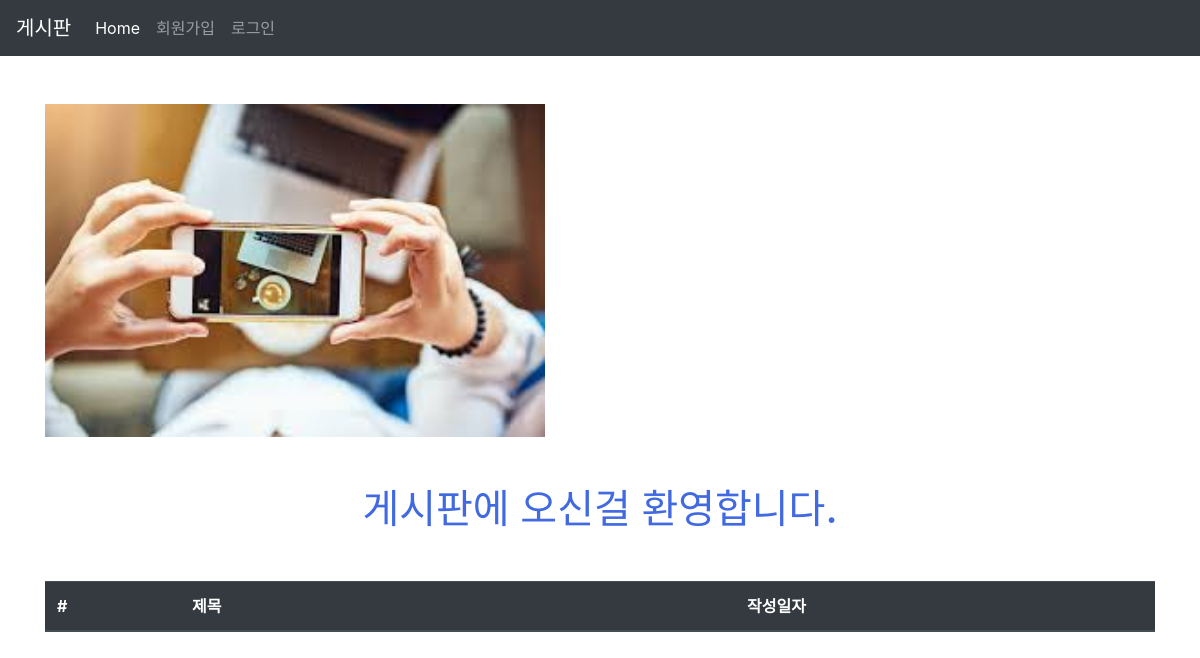
The page /articles/ on the database as committed earlier.
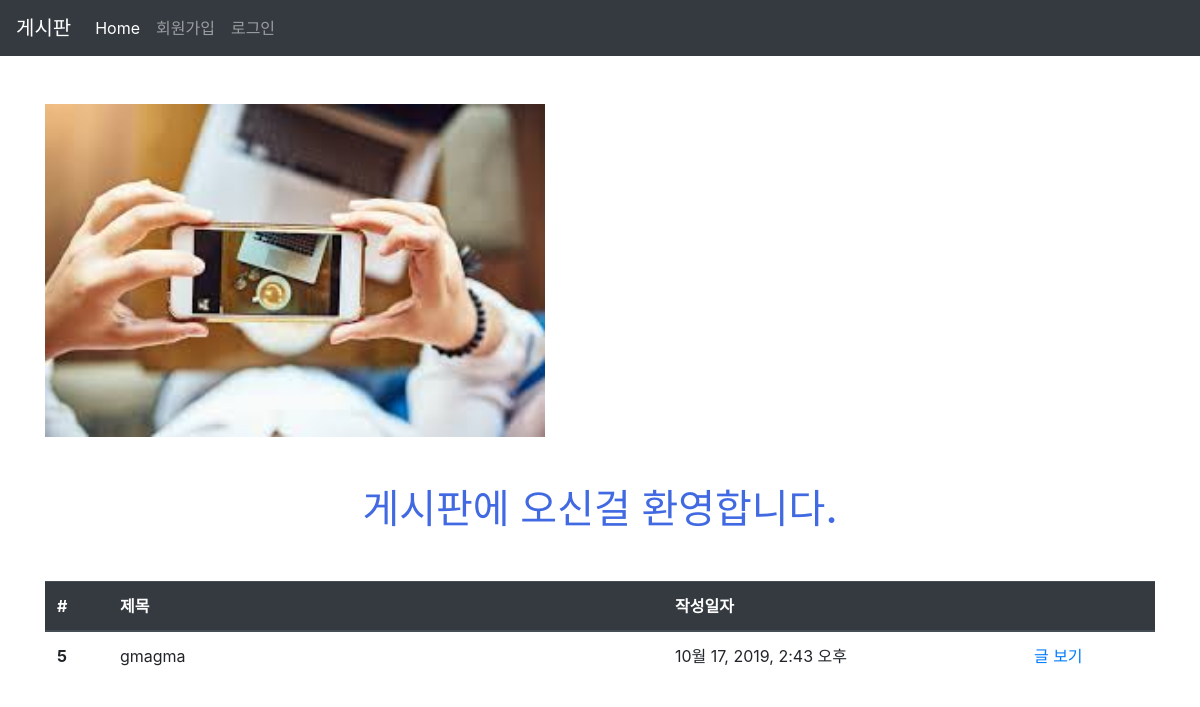
The same page on the database as committed later.
### articles/models.py (models this page shows, shortened)
class Article(models.Model):
    title = models.CharField(max_length=10)
    content = models.TextField()
    image = models.ImageField(blank=True)
    image_thumbnail = ImageSpecField(
        processors=[ResizeToFit(300, 300)],
        format='JPEG',
        options={'quality': 80}
    )
    created_at = models.DateTimeField(auto_now_add=True)
    updated_at = models.DateTimeField(auto_now=True)

### articles/views.py (the view)
# urls.py: path('', views.index, name='index'),
@require_GET
def index(request):
    articles = Article.objects.all()
    context = {
        'articles' : articles
    }
    return render(request, 'articles/index.html', context)

### articles/templates/articles/index.html (shortened to what this page needs)
{% extends 'articles/base.html' %}
{% load static %}
{% block css %}
<link rel="stylesheet" href="{% static 'articles/style.css' %}">
{% endblock %}
{% block body %}
<img src="{% static 'articles/bg.jpg'%}" alt="배경" width="500">
<h1 class="text-center my-5 title"> 게시판에 오신걸 환영합니다.</h1>
<table class="table mt-5">
    <thead class="thead-dark">
    <tr>
      <th scope="col">#</th>
      <th scope="col">제목</th>
      <th scope="col">작성일자</th>
      <th scope="col"></th>
    </tr>
  </thead>
  <tbody>
    {% for article in articles %}
    <tr>
      <th scope="row">
        {{ article.id }}</th>
      <td>
        {{ article.title }}
      </td>
      <td>{{ article.created_at }}</td>
      <td>
          <a href="{% url 'articles:detail' article.pk %}">글 보기</a>
      </td>
    </tr>
    {% endfor %}
  </tbody>
</table>
{% endblock %}

### articles/templates/articles/base.html (shortened to what this page needs)
{% load static %}
<!DOCTYPE html>
<html lang="ko">
<head>
  <link rel="stylesheet" href="{% static 'bootstrap/css/bootstrap.min.css' %}">
  {% block css %}{% endblock %}
</head>
<body>
  <nav class="navbar navbar-expand-lg navbar-dark bg-dark">
    <a class="navbar-brand" href="{% url 'articles:index' %}">게시판</a>
    <div class="collapse navbar-collapse" id="navbarNav">
      <ul class="navbar-nav">
        <li class="nav-item active">
          <a class="nav-link" href="{% url 'articles:index' %}">Home <span class="sr-only">(current)</span></a>
        </li>
        {% if user.is_authenticated %}
        <li class="nav-item">
          <a class="nav-link" href="{% url 'articles:create' %}">글 작성하기</a>
        </li>
        <li class="nav-item">
          <a class="nav-link">{{ user.username }}</a>
        </li>
        <li class="nav-item">
          <a class="nav-link" href="{% url 'accounts:logout' %}">로그아웃</a>
        </li>
        {% else %}
        <li class="nav-item">
          <a class="nav-link" href="{% url 'accounts:signup' %}">회원가입</a>
        </li>
        <li class="nav-item">
          <a class="nav-link" href="{% url 'accounts:login' %}">로그인</a>
        </li>
        {% endif%}
      </ul>
    </div>
  </nav>
  <div class="container mt-5">
    {% block body %}
    {% endblock %}
  </div>
</body>
</html>

### articles/static/articles/style.css (style rules this page uses)
.title { color: royalblue; }

### articles/templates/articles/index.html (style rules this page uses)
tr > th:nth-of-type(2) { width: 50%; }

Rows that differ between the two databases and show on the page:
added Article: id "5", title "gmagma", created_at "10월 17, 2019, 2:43 오후"
